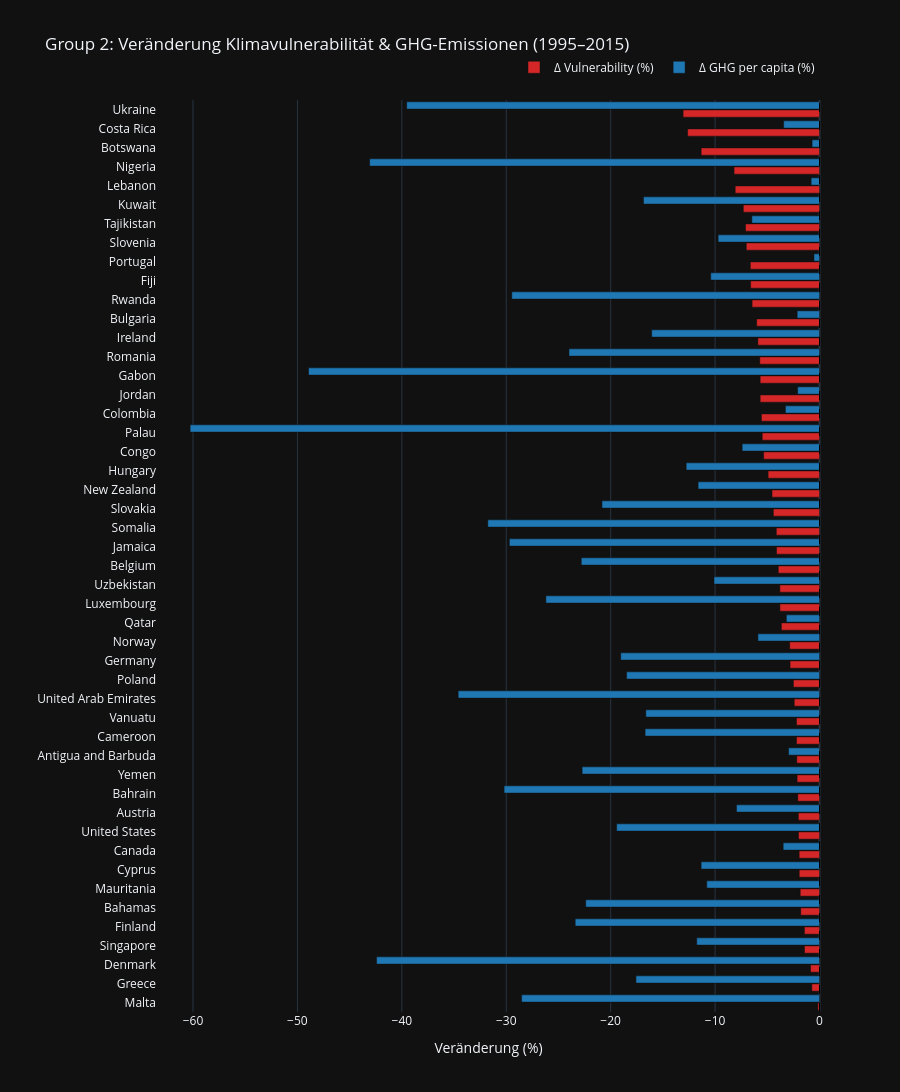

This figure's notebook cell:
### Markdown cell above
Warum das Paper 42 Länder findet, wir aber 48 (trotz gleicher Logik)
Die Originalstudie berichtet 42 Länder, die zwischen 1995 und 2015 sowohl CO₂-Emissionen als auch Klimavulnerabilität reduzieren konnten. In unserer Reproduktion erhalten wir 48 Länder. Diese Abweichung ist erwartbar, da wir EDGAR GHG-Emissionen pro Kopf (CO₂-Äquivalente, inkl. CH₄ und N₂O) statt CO₂ aus fossilen Brennstoffen verwenden. Dadurch ändern sich die Systemgrenzen der Emissionen, und Länder können je nach Dominanz nicht-CO₂-Treibhausgase anders klassifiziert werden. Zusätzlich können Datenquellen- und Versionsunterschiede sowie Grenzfälle nahe 0% zu leicht abweichenden Gruppenzuordnungen führen. Die qualitative Aussage bleibt jedoch stabil: Eine selektive, aber diverse Gruppe von Ländern erreicht simultane Verbesserungen in beiden Dimensionen.

Jetzt untersuchen wir nur diese Länder weiter.
Definition „auf Kurs geblieben“:
Vulnerability weiter gesunken von 2015 → 2023
CO₂-Emissionen nicht gestiegen (≤ 0 % Veränderung)

Die zwischen 1995 und 2015 identifizierten Group-2-Länder wurden anschliessend für den Zeitraum 2015–2023 weiterverfolgt. Ein Land gilt als „on track“, wenn sowohl die Klimavulnerabilität weiter gesenkt als auch die Treibhausgasemissionen pro Kopf nicht erhöht wurden. Länder, bei denen mindestens eine dieser Bedingungen nicht erfüllt ist, werden als „off track“ klassifiziert.

### Code cell
# 48 Länder: sortieren (z.B. nach Vulnerability-Verbesserung)
g2 = group2_95_15.sort_values("vuln_rel_pct", ascending=False).copy()

# Erstelle Figure mit zwei Balken pro Land
fig = go.Figure()

# Vulnerability Balken (oben)
fig.add_trace(go.Bar(
    y=g2["Name"],
    x=g2["vuln_rel_pct"],
    name="Δ Vulnerability (%)",
    orientation='h',
    marker=dict(color='#d62728'),  # Rot für Vulnerability
    hovertemplate='<b>%{y}</b><br>' +
                  'Vulnerability: %{x:.2f}%<br>' +
                  '<extra></extra>'
))

# Emissions Balken (unten)
fig.add_trace(go.Bar(
    y=g2["Name"],
    x=g2["emi_rel_pct"],
    name="Δ GHG per capita (%)",
    orientation='h',
    marker=dict(color='#1f77b4'),  # Blau für Emissionen
    hovertemplate='<b>%{y}</b><br>' +
                  'Emissions: %{x:.2f}%<br>' +
                  '<extra></extra>'
))

# Layout anpassen
fig.update_layout(
    title="Group 2: Veränderung Klimavulnerabilität & GHG-Emissionen (1995–2015)",
    xaxis_title="Veränderung (%)",
    yaxis_title="",
    height=1200,
    barmode='group',  # Balken nebeneinander (nicht gestapelt)
    bargap=0.15,
    bargroupgap=0.1,
    legend=dict(
        orientation="h",
        yanchor="bottom",
        y=1.02,
        xanchor="right",
        x=1
    )
)

# Nulllinie hinzufügen
fig.add_vline(x=0, line_width=1, line_dash="dash", line_color="black")

fig.show()

### Figure 1 — Plotly figure (JSON) as saved in the notebook; plotly's stock layout.template omitted (floating-point values rounded to 4 significant figures)
{"data": [{"hovertemplate": "<b>%{y}</b><br>Vulnerability: %{x:.2f}%<br><extra></extra>", "marker": {"color": "#d62728"}, "name": "Δ Vulnerability (%)", "orientation": "h", "x": [-0.1527, -0.7352, -0.857, -1.439, -1.446, -1.795, -1.846, -1.942, -1.948, -2.012, -2.023, -2.077, -2.144, -2.174, -2.202, -2.203, -2.419, -2.498, -2.819, -2.854, -3.652, -3.788, -3.796, -3.947, -4.118, -4.135, -4.421, -4.547, -4.921, -5.349, -5.487, -5.562, -5.682, -5.682, -5.718, -5.901, -6.018, -6.455, -6.597, -6.625, -7.012, -7.084, -7.294, -8.072, -8.184, -11.33, -12.63, -13.06], "y": ["Malta", "Greece", "Denmark", "Singapore", "Finland", "Bahamas", "Mauritania", "Cyprus", "Canada", "United States", "Austria", "Bahrain", "Yemen", "Antigua and Barbuda", "Cameroon", "Vanuatu", "United Arab Emirates", "Poland", "Germany", "Norway", "Qatar", "Luxembourg", "Uzbekistan", "Belgium", "Jamaica", "Somalia", "Slovakia", "New Zealand", "Hungary", "Congo", "Palau", "Colombia", "Jordan", "Gabon", "Romania", "Ireland", "Bulgaria", "Rwanda", "Fiji", "Portugal", "Slovenia", "Tajikistan", "Kuwait", "Lebanon", "Nigeria", "Botswana", "Costa Rica", "Ukraine"], "type": "bar"}, {"hovertemplate": "<b>%{y}</b><br>Emissions: %{x:.2f}%<br><extra></extra>", "marker": {"color": "#1f77b4"}, "name": "Δ GHG per capita (%)", "orientation": "h", "x": [-28.53, -17.58, -42.42, -11.76, -23.4, -22.39, -10.8, -11.33, -3.479, -19.43, -7.953, -30.21, -22.73, -2.961, -16.7, -16.63, -34.6, -18.48, -19.04, -5.898, -3.175, -26.2, -10.1, -22.82, -29.7, -31.77, -20.83, -11.63, -12.77, -7.407, -60.27, -3.265, -2.096, -48.94, -23.99, -16.07, -2.138, -29.47, -10.42, -0.5314, -9.709, -6.48, -16.86, -0.8017, -43.08, -0.7109, -3.433, -39.54], "y": ["Malta", "Greece", "Denmark", "Singapore", "Finland", "Bahamas", "Mauritania", "Cyprus", "Canada", "United States", "Austria", "Bahrain", "Yemen", "Antigua and Barbuda", "Cameroon", "Vanuatu", "United Arab Emirates", "Poland", "Germany", "Norway", "Qatar", "Luxembourg", "Uzbekistan", "Belgium", "Jamaica", "Somalia", "Slovakia", "New Zealand", "Hungary", "Congo", "Palau", "Colombia", "Jordan", "Gabon", "Romania", "Ireland", "Bulgaria", "Rwanda", "Fiji", "Portugal", "Slovenia", "Tajikistan", "Kuwait", "Lebanon", "Nigeria", "Botswana", "Costa Rica", "Ukraine"], "type": "bar"}], "layout": {"legend": {"orientation": "h", "yanchor": "bottom", "y": 1.02, "xanchor": "right", "x": 1}, "title": {"text": "Group 2: Veränderung Klimavulnerabilität & GHG-Emissionen (1995–2015)"}, "xaxis": {"title": {"text": "Veränderung (%)"}}, "yaxis": {"title": {"text": ""}}, "height": 1200, "barmode": "group", "bargap": 0.15, "bargroupgap": 0.1, "shapes": [{"line": {"color": "black", "dash": "dash", "width": 1}, "type": "line", "x0": 0, "x1": 0, "xref": "x", "y0": 0, "y1": 1, "yref": "y domain"}]}}
